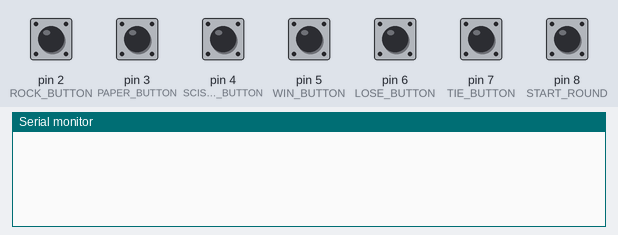
Bench run of a sketch on a simulated Arduino Uno, built with avr-gcc and run on an emulated ATmega328P. On the bench: the last lines printed to the serial monitor. The test bench sets the inputs (shaded band); at power-on: pin 2 (ROCK_BUTTON), pin 3 (PAPER_BUTTON), pin 4 (SCISSORS_BUTTON), pin 5 (WIN_BUTTON), pin 6 (LOSE_BUTTON), pin 7 (TIE_BUTTON), pin 8 (START_ROUND) HIGH.

Above: at 1.2 s.
1.3 s: pin 2 (ROCK_BUTTON) pulled LOW for 0.15 s
At 1.8 s:
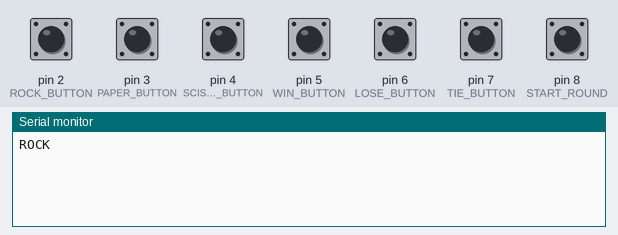
2.9 s: pin 3 (PAPER_BUTTON) pulled LOW for 0.15 s
At 4.1 s:
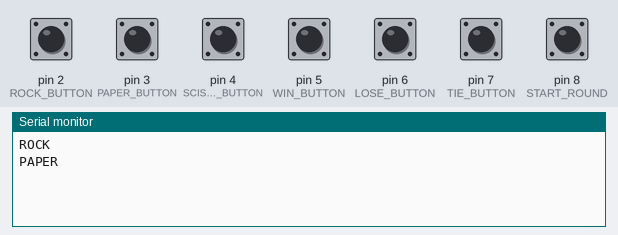
4.5 s: pin 4 (SCISSORS_BUTTON) pulled LOW for 0.15 s
At 5.4 s:
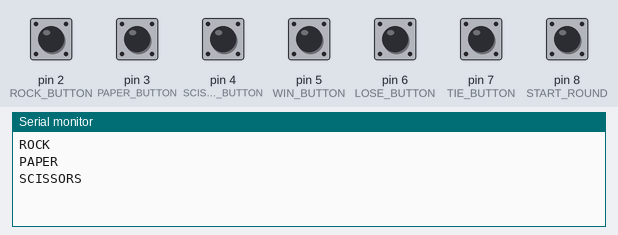
6.1 s: pin 5 (WIN_BUTTON) pulled LOW for 0.15 s
At 6.8 s:
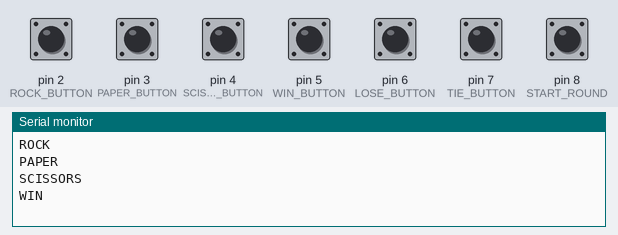
7.7 s: pin 6 (LOSE_BUTTON) pulled LOW for 0.15 s
At 8.9 s:
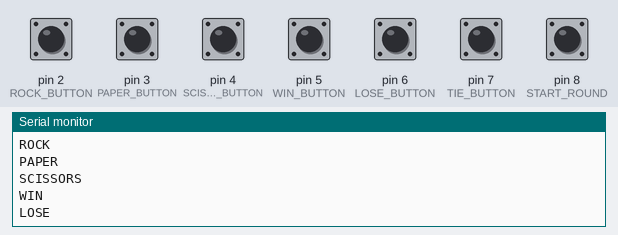
9.3 s: pin 7 (TIE_BUTTON) pulled LOW for 0.15 s
At 10.5 s:
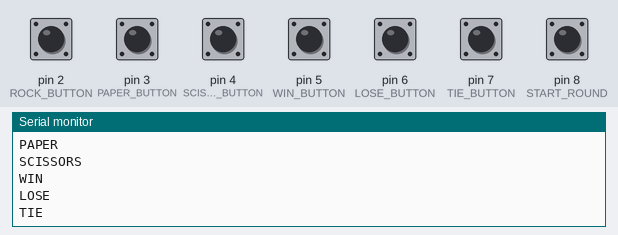

Measured:
- after the input at 1.3 s, the serial monitor: prints a new line at once (image 1)
- after the input at 2.9 s, the serial monitor: prints a new line at once (image 2)
- after the input at 4.5 s, the serial monitor: prints a new line at once (image 3)
- after the input at 6.1 s, the serial monitor: prints a new line at once (image 4)
- after the input at 7.7 s, the serial monitor: prints a new line at once (image 5)
- after the input at 9.3 s, the serial monitor: prints a new line at once (image 6)

The sketch:

arduino.ino
```cpp
#define ROCK_BUTTON 2
#define PAPER_BUTTON 3
#define SCISSORS_BUTTON 4
#define WIN_BUTTON 5
#define LOSE_BUTTON 6
#define TIE_BUTTON 7
#define START_ROUND 8

void setup() {
  pinMode(ROCK_BUTTON, INPUT_PULLUP);
  pinMode(PAPER_BUTTON, INPUT_PULLUP);
  pinMode(SCISSORS_BUTTON, INPUT_PULLUP);
  pinMode(WIN_BUTTON, INPUT_PULLUP);
  pinMode(LOSE_BUTTON, INPUT_PULLUP);
  pinMode(TIE_BUTTON, INPUT_PULLUP);
  pinMode(START_ROUND, INPUT_PULLUP);

  Serial.begin(9600);
}

void waitUntilLow(int pin) {
  while (digitalRead(pin) == LOW) delay(50);
}

void loop() {
  // put your main code here, to run repeatedly:
  if (digitalRead(ROCK_BUTTON) == LOW) {
    Serial.println("ROCK");
    waitUntilLow(ROCK_BUTTON);
  } else if (digitalRead(PAPER_BUTTON) == LOW) {
    Serial.println("PAPER");
    waitUntilLow(PAPER_BUTTON);
  } else if (digitalRead(SCISSORS_BUTTON) == LOW) {
    Serial.println("SCISSORS");
    waitUntilLow(SCISSORS_BUTTON);
  } else if (digitalRead(START_ROUND) == LOW) {
    Serial.println("START");
    waitUntilLow(START_ROUND);
  } else if (digitalRead(WIN_BUTTON) == LOW) {
    Serial.println("WIN");
    waitUntilLow(WIN_BUTTON);
  } else if (digitalRead(LOSE_BUTTON) == LOW) {
    Serial.println("LOSE");
    waitUntilLow(LOSE_BUTTON);
  } else if (digitalRead(TIE_BUTTON) == LOW) {
    Serial.println("TIE");
    waitUntilLow(TIE_BUTTON);
  }

  //Wait until buttons back to normal
  delay(10);
}
```
